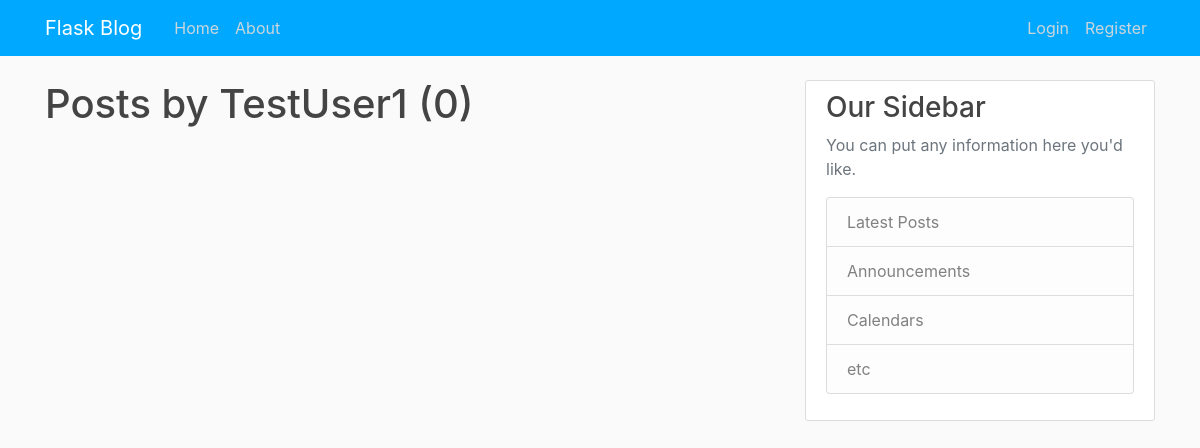
Page /user/TestUser1 on the earlier database version.
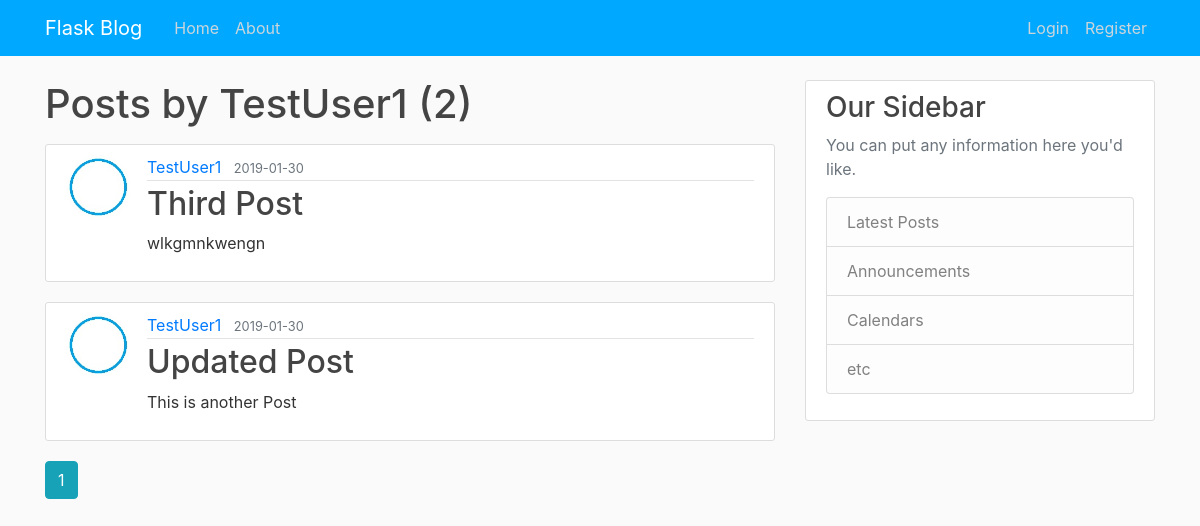
Same page on the later database version.
### flask_blog/models.py (models this page shows, shortened)
class User(db.Model, UserMixin):
	id = db.Column(db.Integer, primary_key=True)
	username = db.Column(db.String(20), unique=True, nullable=False)
	email = db.Column(db.String(120), unique=True, nullable=False)
	image_file = db.Column(db.String(20), default='default.jpg', nullable=False)
	password = db.Column(db.String(60), nullable=False)
	posts = db.relationship('Post', backref='author', lazy=True)

class Post(db.Model):
	id = db.Column(db.Integer, primary_key=True)
	title = db.Column(db.String(100), nullable=False)
	date_posted = db.Column(db.DateTime, nullable=False, default=datetime.utcnow)
	content = db.Column(db.Text, nullable=False)
	user_id = db.Column(db.Integer, db.ForeignKey('user.id'), nullable=False)

### flask_blog/users/routes.py (the view)
@users .route('/user/<string:username>')
def user_posts(username):
	page = request.args.get('page', 1, type=int)
	user = User.query.filter_by(username=username).first_or_404()
	posts = Post.query.filter_by(author=user).order_by(Post.date_posted.desc()).paginate(page=page, per_page=2)
	title = username + "'s Posts"
	return render_template('user_posts.html', posts=posts, user=user, title=title)

### flask_blog/templates/user_posts.html
{% extends 'layout.html' %}
{% block content %}
<h1 class="mb-3">Posts by {{ user.username }} ({{ posts.total }})</h1>
{% for post in posts.items %}
<article class="media content-section">
	<img class="rounded-circle article-img" src="{{ url_for('static', filename='profile_pics/' + post.author.image_file) }}">
    <div class="media-body">
        <div class="article-metadata">
            <a class="mr-2" href="{{ url_for('users.user_posts', username=post.author.username) }}">{{ post.author.username }}</a>
            <small class="text-muted">{{ post.date_posted.strftime('%Y-%m-%d') }}</small>
        </div>
        <h2><a class="article-title" href="{{ url_for('posts.post', post_id=post. id) }}">{{ post.title }}</a></h2>
        <p class="article-content">{{ post.content }}</p>
    </div>
</article>
{% endfor %}
{% for page_num in posts.iter_pages(left_edge=1, right_edge=1, left_current=1, right_current=2) %}
	{% if page_num %}
		{% if posts.page == page_num %}
			<a class="btn btn-info mb-4" href="{{ url_for('users.user_posts', username=user.username, page=page_num) }}">{{ page_num }}</a>
		{% else %}
			<a class="btn btn-outline-info mb-4" href="{{ url_for('users.user_posts', username=user.username, page=page_num) }}">{{ page_num }}</a>
		{% endif %}
	{% else %}
	...
	{% endif %}
{% endfor %}
{% endblock content %}

### flask_blog/templates/layout.html (shortened to what this page needs)
<!DOCTYPE html>
<html lang="en">
<head>
    <link rel="stylesheet" href="https://stackpath.bootstrapcdn.com/bootstrap/4.1.3/css/bootstrap.min.css"
>
    <link rel="stylesheet" type="text/css" href="{{ url_for('static', filename='main.css') }}">
</head>
<body>
    <header class="site-header">
        <nav class="navbar navbar-expand-md navbar-dark bg-steel fixed-top">
            <div class="container">
                <a class="navbar-brand mr-4" href="/">Flask Blog</a>
                <div class="collapse navbar-collapse" id="navbarToggle">
                    <div class="navbar-nav mr-auto">
                        <a class="nav-item nav-link" href="{{ url_for('main.index') }}">Home</a>
                        <a class="nav-item nav-link" href="{{ url_for('main.about') }}">About</a>
                    </div>
                    <div class="navbar-nav">
						{% if current_user.is_authenticated %}
							<a class="nav-item nav-link" href="{{ url_for('posts.new_post') }}">Create Post</a>
							<a class="nav-item nav-link" href="{{ url_for('users.account') }}">Account</a>
							<a class="nav-item nav-link" href="{{ url_for('users.logout') }}">Logout</a>
						{% else %}
							<a class="nav-item nav-link" href="{{ url_for('users.login') }}">Login</a>
							<a class="nav-item nav-link" href="{{ url_for('users.register') }}">Register</a>
						{% endif %}
                    </div>
                </div>
            </div>
        </nav>
    </header>
    <main role="main" class="container">
        <div class="row">
            <div class="col-md-8">
                {% block content %}{% endblock %}
            </div>
            <div class="col-md-4">
                <div class="content-section">
                    <h3>Our Sidebar</h3>
                    <p class='text-muted'>You can put any information here you'd like.
                        <ul class="list-group">
                            <li class="list-group-item list-group-item-light">Latest Posts</li>
                            <li class="list-group-item list-group-item-light">Announcements</li>
                            <li class="list-group-item list-group-item-light">Calendars</li>
                            <li class="list-group-item list-group-item-light">etc</li>
                        </ul>
                    </p>
                </div>
            </div>
        </div>
    </main>
</body>
</html>

### flask_blog/static/main.css (style rules this page uses)
body { background: #fafafa; color: #333333; margin-top: 5rem; }
h1, h2, h3, h4, h5, h6 { color: #444444; }
.bg-steel { background-color: #00a9ff; }
.site-header .navbar-nav .nav-link { color: #cbd5db; }
.content-section { background: #ffffff; padding: 10px 20px; border: 1px solid #dddddd; border-radius: 3px; margin-bottom: 20px; }
.article-title { color: #444444; }
.article-content { white-space: pre-line; }
.article-img { height: 65px; width: 65px; margin-right: 16px; }
.article-metadata { padding-bottom: 1px; margin-bottom: 4px; border-bottom: 1px solid #e3e3e3 }

Differences in the rows shown:
added Post: image_file (placeholder picture), author.username "TestUser1", date_posted "2019-01-30", title "Third Post", content "wlkgmnkwengn"
added Post: image_file (placeholder picture), author.username "TestUser1", date_posted "2019-01-30", title "Updated Post", content "This is another Post"
Other differences:
{{ posts.total }}: "0" → "2"
new list line: "1"
